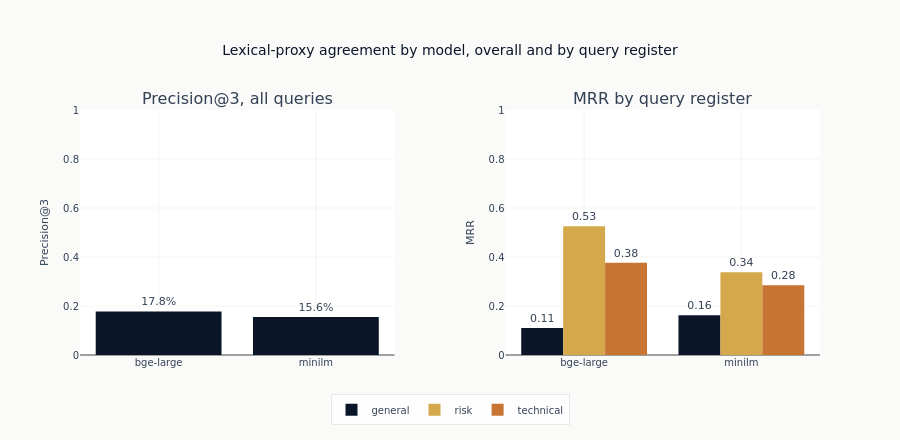

Notebook code cell kept with this figure:
### Markdown cell above
## 6. The comparison as a chart

Left, the overall Precision@3. Right, MRR split by query register. Both
axes run to 1 so the bars are read against the scale the metric can reach,
not against each other.

### Code cell
fig = make_subplots(
    rows=1,
    cols=2,
    subplot_titles=("Precision@3, all queries", "MRR by query register"),
    horizontal_spacing=0.15,
)
fig.add_trace(
    go.Bar(
        x=model_summary["model"].to_list(),
        y=model_summary["avg_p@3"].to_list(),
        marker_color=COLORS["blue"],
        text=[f"{v:.1%}" for v in model_summary["avg_p@3"].to_list()],
        textposition="outside",
        showlegend=False,
    ),
    row=1,
    col=1,
)

query_types = sorted(type_summary["query_type"].unique().to_list())
query_colors = dict(zip(query_types, ml4t_palette(len(query_types), categorical=True), strict=True))
for qtype in query_types:
    subset = type_summary.filter(pl.col("query_type") == qtype).sort("model")
    fig.add_trace(
        go.Bar(
            name=qtype,
            x=subset["model"].to_list(),
            y=subset["avg_mrr"].to_list(),
            text=[f"{v:.2f}" for v in subset["avg_mrr"].to_list()],
            textposition="outside",
            marker_color=query_colors[qtype],
        ),
        row=1,
        col=2,
    )

fig.update_layout(
    title="Lexical-proxy agreement by model, overall and by query register",
    height=440,
    showlegend=True,
    legend=dict(orientation="h", yanchor="top", y=-0.16, xanchor="center", x=0.5),
    margin=dict(t=110, b=85),
)
fig.update_yaxes(title_text="Precision@3", range=[0, 1], row=1, col=1)
fig.update_yaxes(title_text="MRR", range=[0, 1], row=1, col=2)
show_plotly_with_alt(
    fig,
    "Two bar panels, both on a scale running from zero to one. Left: Precision@3 for the two "
    "models, with bars around a fifth of the way up the axis and near enough the same height "
    "as each other. Right: mean reciprocal rank split into three query registers for each "
    "model. Within bge-large the risk register stands highest, technical next and general "
    "lowest by a wide margin; minilm repeats that order at lower values, except on the "
    "general register, where minilm stands slightly above bge-large.",
)

### Figure 1 — Plotly figure (JSON) as saved in the notebook; plotly's stock layout.template omitted (floating-point values rounded to 4 significant figures)
{"data": [{"marker": {"color": "#0a1628"}, "showlegend": false, "text": ["17.8%", "15.6%"], "textposition": "outside", "type": "bar", "x": ["bge-large", "minilm"], "xaxis": "x", "y": [0.1778, 0.1556], "yaxis": "y"}, {"marker": {"color": "#0a1628"}, "name": "general", "text": ["0.11", "0.16"], "textposition": "outside", "type": "bar", "x": ["bge-large", "minilm"], "xaxis": "x2", "y": [0.1107, 0.1624], "yaxis": "y2"}, {"marker": {"color": "#D4A84B"}, "name": "risk", "text": ["0.53", "0.34"], "textposition": "outside", "type": "bar", "x": ["bge-large", "minilm"], "xaxis": "x2", "y": [0.5259, 0.3375], "yaxis": "y2"}, {"marker": {"color": "#C87533"}, "name": "technical", "text": ["0.38", "0.28"], "textposition": "outside", "type": "bar", "x": ["bge-large", "minilm"], "xaxis": "x2", "y": [0.3766, 0.2844], "yaxis": "y2"}], "layout": {"annotations": [{"font": {"size": 16}, "showarrow": false, "text": "Precision@3, all queries", "x": 0.2125, "xanchor": "center", "xref": "paper", "y": 1.0, "yanchor": "bottom", "yref": "paper"}, {"font": {"size": 16}, "showarrow": false, "text": "MRR by query register", "x": 0.7875, "xanchor": "center", "xref": "paper", "y": 1.0, "yanchor": "bottom", "yref": "paper"}], "height": 440, "legend": {"orientation": "h", "x": 0.5, "xanchor": "center", "y": -0.16, "yanchor": "top"}, "margin": {"b": 85, "t": 110}, "showlegend": true, "title": {"text": "Lexical-proxy agreement by model, overall and by query register"}, "xaxis": {"anchor": "y", "domain": [0.0, 0.425]}, "xaxis2": {"anchor": "y2", "domain": [0.575, 1.0]}, "yaxis": {"anchor": "x", "domain": [0.0, 1.0], "range": [0, 1], "title": {"text": "Precision@3"}}, "yaxis2": {"anchor": "x2", "domain": [0.0, 1.0], "range": [0, 1], "title": {"text": "MRR"}}}}
